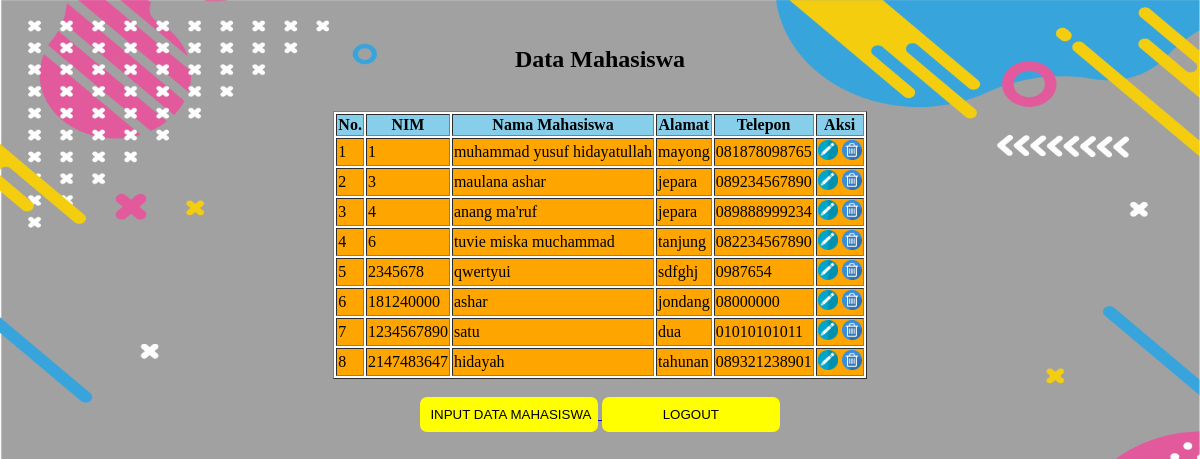
The page / on the database its author committed.
### tables this page shows
CREATE TABLE `mahasiswa` (
  `nim` int(12) NOT NULL,
  `nama` varchar(50) NOT NULL,
  `alamat` varchar(50) NOT NULL,
  `telepon` varchar(12) NOT NULL
);

### index.php (the view, shortened to what this page needs)
<?php
include ("koneksi.php");
?>
<html>
<head>
	<link rel="stylesheet" type="text/css" href="style.css">
</head>
	<br>
	<h2 align="center">Data Mahasiswa</h2>
	<br>
	<table border="1px" align="center" bgcolor="white">
		<tr align="center" bgcolor="skyblue">
			<th>No.</th>
			<th>NIM</th>
			<th>Nama Mahasiswa</th>
			<th>Alamat</th>
			<th>Telepon</th>
			<th>Aksi</th>
		</tr>
	<?php
		$sql = mysqli_query($koneksi, "SELECT * FROM mahasiswa");
		$no = 1;
		while ($tampil =mysqli_fetch_array($sql)){
			?>
		<tr bgcolor="orange">
			<td><?php echo $no;?>					</td>
			<td><?php echo $tampil['nim'];?>		</td>
			<td><?php echo $tampil['nama'];?>		</td>
			<td><?php echo $tampil['alamat'];?>		</td>
			<td><?php echo $tampil['telepon'];?>	</td>
			<td>
				<a href="edit.php?nim=<?php echo $tampil['nim']; ?>"><img src="edit.png" width="20px" height="20px"/></a>
				<a href="delete.php?nim=<?php echo $tampil['nim']; ?>"><img src="hapus.png" width="20px" height="20px"/></a>
			</td>
		</tr>
	<?php
		$no++;
			}
	?>
	</table>
	<br>
	<div align="center">
	<a href="input.php" ><input type="submit" class="tombol_login" value="INPUT DATA MAHASISWA">
	<a href="logout.php" ><input type="submit" class="tombol_login" value="LOGOUT">
</body>
</html>

### style.css (style rules this page uses)
.tombol_login { background: yellow; color: black; font-size: 10pt; width: 15%; border: none; border-radius: 7px; padding: 10px 10px; }

### rows shown on the page
mahasiswa: nim "1", nama "muhammad yusuf hidayatullah", alamat "mayong", telepon "081878098765"
mahasiswa: nim "3", nama "maulana ashar", alamat "jepara", telepon "089234567890"
mahasiswa: nim "4", nama "anang ma'ruf", alamat "jepara", telepon "089888999234"
mahasiswa: nim "6", nama "tuvie miska muchammad", alamat "tanjung", telepon "082234567890"
mahasiswa: nim "2345678", nama "qwertyui", alamat "sdfghj", telepon "0987654"
mahasiswa: nim "181240000", nama "ashar", alamat "jondang", telepon "08000000"
mahasiswa: nim "1234567890", nama "satu", alamat "dua", telepon "01010101011"
mahasiswa: nim "2147483647", nama "hidayah", alamat "tahunan", telepon "089321238901"
